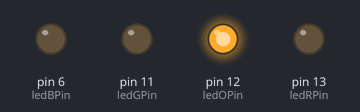
A sketch run on a simulated Arduino Uno, built with avr-gcc and run on an emulated ATmega328P. On the bench: output pins drawn as LEDs (lit = HIGH).

Above: at 0.1 s.
Timing chart, 0 to 1.6 s (numbered marks = the images above):
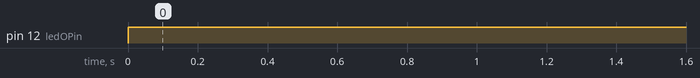

The sketch:

DesplazamientoLedsAcel.ino
```cpp
/*
  Desplazamiento LEDs Acelerómetro
  Programa que controla el desplazamiento de los leds en sentido y velocidad en
  funcion de la inclinacion del acelerometro

  Acelerometro en reposo=350

  A3 Acel y
  D6 RGB Azul
  D13 LED rojo
  D12 LED naranha
  D11 LED verde

  Abril 2010
  JosePujol
*/

// constantes que no varian
const int yAcelPin = A3;    // pin donde conectamos el sensor analogico
const int ledGPin = 11; // establece el pin del LED verde
const int ledOPin = 12; // establece el pin del LED naranja
const int ledRPin = 13; // establece el pin del LED rojo
const int ledBPin = 6; // establece el pin del LED azul


// variables que cambian
int yAcelValue = 0;  // variable para alamacenar los valores del sensor
int contador = 1; // contador para encender los leds
int sentido = 0;  // sentido desplazamiento contador
int tiempo = 500; // tiempo- velocidad desplazamiento leds

void setup() {
  // establece los LEDs como salidas
  pinMode(ledGPin, OUTPUT);
  pinMode(ledOPin, OUTPUT);
  pinMode(ledRPin, OUTPUT);
  pinMode(ledBPin, OUTPUT);
  //  Serial.begin(9600);        // abrimos el puerto serie y configuramos velocidad
}

// la funcion loop se ejecuta repetidamente de forma infinita
void loop() {

  yAcelValue = analogRead(yAcelPin);    // lee el valor del sensor
  // si valor sensor menor horizontal ejey
  if (yAcelValue < 340) {
    sentido = -1;
    tiempo = map(yAcelValue, 340, 250, 500, 10);
  }
  // si valor sensor mayor horizontal ejey
  else if (yAcelValue < 360) {
    sentido = 0;
    tiempo = 500;
  }
  // si acelerometro esta horizontal
  else {
    sentido = 1;
    tiempo = map(yAcelValue, 360, 450, 500, 10);
  }

  contar(); // se llama a la función contar

  encenderleds();  // se llama a la funcion encender leds

  delay(tiempo);   // espera tiempo

}

void contar() {
  if (sentido == 1) contador = contador + 1;
  if (sentido == -1) contador = contador - 1;
  if (contador > 4)contador = 1;
  if (contador < 1) contador = 4;
}

void encenderleds() {

  if (contador == 1) {
    digitalWrite(ledGPin, HIGH); // establece 5v en el pin del LED verde
  }
  else {
    digitalWrite(ledGPin, LOW); // establece 0v en el pin del LED verde
  }
  if (contador == 2) {
    digitalWrite(ledOPin, HIGH); // establece 5v en el pin del LED verde
  }
  else {
    digitalWrite(ledOPin, LOW); // establece 0v en el pin del LED verde
  }
  if (contador == 3) {
    digitalWrite(ledRPin, HIGH); // establece 5v en el pin del LED verde
  }
  else {
    digitalWrite(ledRPin, LOW); // establece 0v en el pin del LED verde
  }
  if (contador == 4) {
    digitalWrite(ledBPin, HIGH); // establece 5v en el pin del LED verde
  }
  else {
    digitalWrite(ledBPin, LOW); // establece 0v en el pin del LED verde
  }

}
```

Measured:
- by itself, pin 12 (ledOPin): LOW → HIGH at 0.00 s
